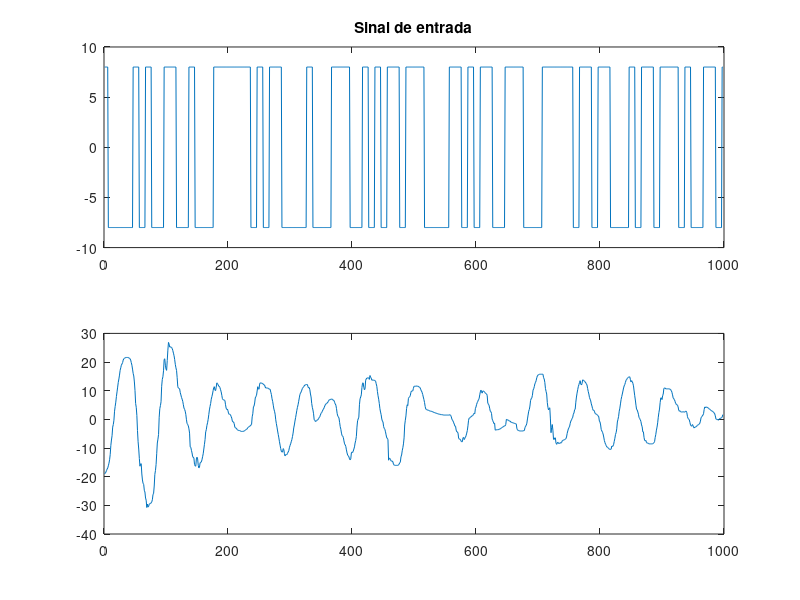
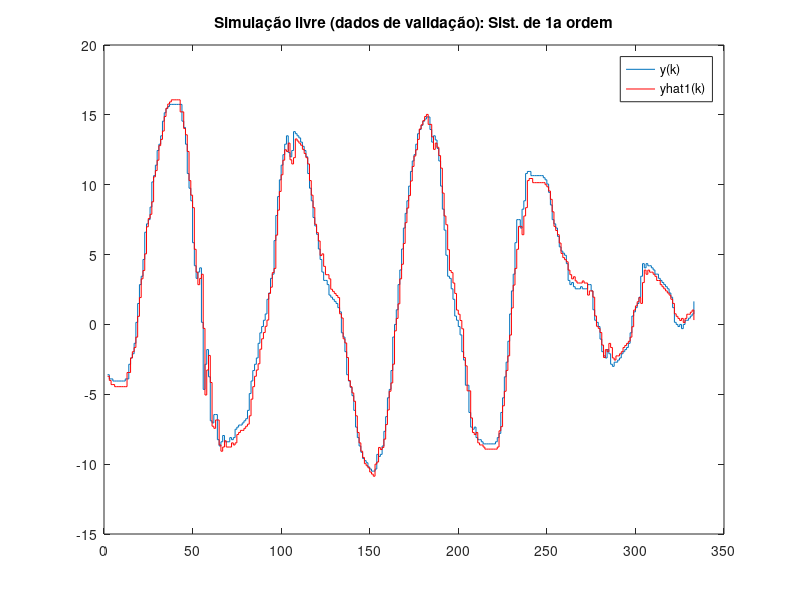

Here is the MATLAB script that generated these plots, in order: (Note: this script raises an error after producing the figures.)
%%
clear;
close all;
% motor;
Ts = 15e-3;

% dados = dlmread('dados9',',',1,0);
dados = dlmread('dados2.txt',',',1,0);

y = dados(:,2);
u = dados(:,3);

N = length(y);

% tirando componente DC:
% y = y-mean(y);
% u = u-mean(u);


figure(1);
subplot(2,1,1)
plot(u);
title('Sinal de entrada')
subplot(2,1,2)
title('Sinal de saída')
plot(y);

%%

Ni = floor(2/3*N);
Nt = N-Ni;

yi = y(1:Ni);
ui = u(1:Ni);
yt = y(Ni+1:end);
ut = u(Ni+1:end);


%% Modelando como um sistema de 1a ordem
psi1 = [ui(1:Ni-1) -yi(1:Ni-1)]; % Matriz dos regressores;

% Ident. parâmetros usando MQ:
theta1 = (psi1.'*psi1)\psi1.'*yi(2:end)
% theta1 = pinv(psi1)*yi(3:end)

psiv1 = [ut(1:Nt-1) -yt(1:Nt-1)]; % Matriz dos regressores;
yhat1 = psiv1*theta1;

figure(2);
iter = 2:Nt;
stairs(iter,yt(2:end));
hold on;
stairs(iter,yhat1,'r');
title('Simulação livre (dados de validação): Sist. de 1a ordem')
legend('y(k)','yhat1(k)')

Gdf1 = filt([0 theta1(1)],[1 theta1(2)])
Gd1 = tf([0 theta1(1)],[1 theta1(2)],Ts)
printARX(Gd1,0,'u','y')

%% Modelando como um sistema de 2a ordem
psi2 = [ui(2:Ni-1) ui(1:Ni-2) -yi(2:Ni-1) -yi(1:Ni-2)]; % Matriz dos regressores;

% Ident. parâmetros usando MQ:
theta2 = (psi2.'*psi2)\psi2.'*yi(3:end)
% theta2 = pinv(psi2)*yi(3:end)

psiv2 = [ut(2:Nt-1) ut(1:Nt-2) -yt(2:Nt-1) -yt(1:Nt-2)]; % Matriz dos regressores;
yhat2 = psiv2*theta2;

figure(3);
iter = 3:Nt;
stairs(iter,yt(3:end));
hold on;
stairs(iter,yhat2,'r');
title('Simulação livre (dados de validação): Sist. de 2a ordem')
legend('y(k)','yhat2(k)')

Gdf2 = filt([0 theta2(1) theta2(2)],[1 theta2(3) theta2(4)])
Gd2 = tf([0 theta2(1) theta2(2)],[1 theta2(3) theta2(4)],Ts)
printARX(Gd2,0,'u','y')


figure(4);
iter = 3:Nt;
stairs(iter,yt(3:end),'k');
hold on;
stairs(iter,yhat1(2:end),'b--');
stairs(iter,yhat2,'r:');
title('Simulação livre (dados de validação): Sist. de 1a e 2a ordem')
legend('y(k)','yhat1(k)','yhat2(k)')


%% Resposta ao degrau:
figure(5);
step(Gd1,Gd2);
sisotool(Gd1,Gd2);

%
%
% >> C_Design1
% u(k) = -6.8872*e(k-0)+10.8326*e(k-1)-4.0171*e(k-2)+1.1544*u(k-1)-0.15402*u(k-2)
% >> C_Design2
% u(k) = -3.0672*e(k-0)+2.9876*e(k-1)+1.0005*u(k-1)
